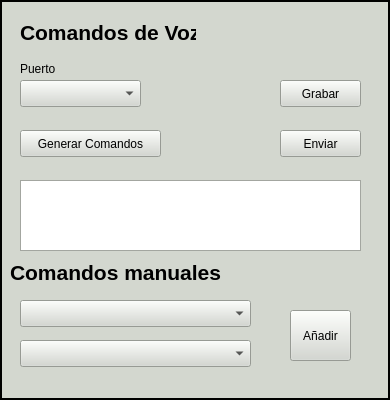
     <widget class="QFrame" name="Frame_Cent">
      <property name="sizePolicy">
       <sizepolicy hsizetype="Fixed" vsizetype="Fixed">
        <horstretch>0</horstretch>
        <verstretch>0</verstretch>
       </sizepolicy>
      </property>
      <property name="minimumSize">
       <size>
        <width>390</width>
        <height>400</height>
       </size>
      </property>
      <property name="palette">
       <palette>
        <active>
         <colorrole role="WindowText">
          <brush brushstyle="SolidPattern">
           <color alpha="255">
            <red>0</red>
            <green>0</green>
            <blue>0</blue>
           </color>
          </brush>
         </colorrole>
         <colorrole role="Button">
          <brush brushstyle="SolidPattern">
           <color alpha="255">
            <red>211</red>
            <green>215</green>
            <blue>207</blue>
           </color>
          </brush>
         </colorrole>
         <colorrole role="Light">
          <brush brushstyle="SolidPattern">
           <color alpha="255">
            <red>255</red>
            <green>255</green>
            <blue>255</blue>
           </color>
          </brush>
         </colorrole>
         <colorrole role="Midlight">
          <brush brushstyle="SolidPattern">
           <color alpha="255">
            <red>233</red>
            <green>235</green>
            <blue>231</blue>
           </color>
          </brush>
         </colorrole>
         <colorrole role="Dark">
          <brush brushstyle="SolidPattern">
           <color alpha="255">
            <red>105</red>
            <green>107</green>
            <blue>103</blue>
           </color>
          </brush>
         </colorrole>
         <colorrole role="Mid">
          <brush brushstyle="SolidPattern">
           <color alpha="255">
            <red>141</red>
            <green>143</green>
            <blue>138</blue>
           </color>
          </brush>
         </colorrole>
         <colorrole role="Text">
          <brush brushstyle="SolidPattern">
           <color alpha="255">
            <red>0</red>
            <green>0</green>
            <blue>0</blue>
           </color>
          </brush>
         </colorrole>
         <colorrole role="BrightText">
          <brush brushstyle="SolidPattern">
           <color alpha="255">
            <red>255</red>
            <green>255</green>
            <blue>255</blue>
           </color>
          </brush>
         </colorrole>
         <colorrole role="ButtonText">
          <brush brushstyle="SolidPattern">
           <color alpha="255">
            <red>0</red>
            <green>0</green>
            <blue>0</blue>
           </color>
          </brush>
         </colorrole>
         <colorrole role="Base">
          <brush brushstyle="SolidPattern">
           <color alpha="255">
            <red>255</red>
            <green>255</green>
            <blue>255</blue>
           </color>
          </brush>
         </colorrole>
         <colorrole role="Window">
          <brush brushstyle="SolidPattern">
           <color alpha="255">
            <red>211</red>
            <green>215</green>
            <blue>207</blue>
           </color>
          </brush>
         </colorrole>
         <colorrole role="Shadow">
          <brush brushstyle="SolidPattern">
           <color alpha="255">
            <red>0</red>
            <green>0</green>
            <blue>0</blue>
           </color>
          </brush>
         </colorrole>
         <colorrole role="AlternateBase">
          <brush brushstyle="SolidPattern">
           <color alpha="255">
            <red>233</red>
            <green>235</green>
            <blue>231</blue>
           </color>
          </brush>
         </colorrole>
         <colorrole role="ToolTipBase">
          <brush brushstyle="SolidPattern">
           <color alpha="255">
            <red>255</red>
            <green>255</green>
            <blue>220</blue>
           </color>
          </brush>
         </colorrole>
         <colorrole role="ToolTipText">
          <brush brushstyle="SolidPattern">
           <color alpha="255">
            <red>0</red>
            <green>0</green>
            <blue>0</blue>
           </color>
          </brush>
         </colorrole>
         <colorrole role="PlaceholderText">
          <brush brushstyle="SolidPattern">
           <color alpha="128">
            <red>0</red>
            <green>0</green>
            <blue>0</blue>
           </color>
          </brush>
         </colorrole>
        </active>
        <inactive>
         <colorrole role="WindowText">
          <brush brushstyle="SolidPattern">
           <color alpha="255">
            <red>0</red>
            <green>0</green>
            <blue>0</blue>
           </color>
          </brush>
         </colorrole>
         <colorrole role="Button">
          <brush brushstyle="SolidPattern">
           <color alpha="255">
            <red>211</red>
            <green>215</green>
            <blue>207</blue>
           </color>
          </brush>
         </colorrole>
         <colorrole role="Light">
          <brush brushstyle="SolidPattern">
           <color alpha="255">
            <red>255</red>
            <green>255</green>
            <blue>255</blue>
           </color>
          </brush>
         </colorrole>
         <colorrole role="Midlight">
          <brush brushstyle="SolidPattern">
           <color alpha="255">
            <red>233</red>
            <green>235</green>
            <blue>231</blue>
           </color>
          </brush>
         </colorrole>
         <colorrole role="Dark">
          <brush brushstyle="SolidPattern">
           <color alpha="255">
            <red>105</red>
            <green>107</green>
            <blue>103</blue>
           </color>
          </brush>
         </colorrole>
         <colorrole role="Mid">
          <brush brushstyle="SolidPattern">
           <color alpha="255">
            <red>141</red>
            <green>143</green>
            <blue>138</blue>
           </color>
          </brush>
         </colorrole>
         <colorrole role="Text">
          <brush brushstyle="SolidPattern">
           <color alpha="255">
            <red>0</red>
            <green>0</green>
            <blue>0</blue>
           </color>
          </brush>
         </colorrole>
         <colorrole role="BrightText">
          <brush brushstyle="SolidPattern">
           <color alpha="255">
            <red>255</red>
            <green>255</green>
            <blue>255</blue>
           </color>
          </brush>
         </colorrole>
         <colorrole role="ButtonText">
          <brush brushstyle="SolidPattern">
           <color alpha="255">
            <red>0</red>
            <green>0</green>
            <blue>0</blue>
           </color>
          </brush>
         </colorrole>
         <colorrole role="Base">
          <brush brushstyle="SolidPattern">
           <color alpha="255">
            <red>255</red>
            <green>255</green>
            <blue>255</blue>
           </color>
          </brush>
         </colorrole>
         <colorrole role="Window">
          <brush brushstyle="SolidPattern">
           <color alpha="255">
            <red>211</red>
            <green>215</green>
            <blue>207</blue>
           </color>
          </brush>
         </colorrole>
         <colorrole role="Shadow">
          <brush brushstyle="SolidPattern">
           <color alpha="255">
            <red>0</red>
            <green>0</green>
            <blue>0</blue>
           </color>
          </brush>
         </colorrole>
         <colorrole role="AlternateBase">
          <brush brushstyle="SolidPattern">
           <color alpha="255">
            <red>233</red>
            <green>235</green>
            <blue>231</blue>
           </color>
          </brush>
         </colorrole>
         <colorrole role="ToolTipBase">
          <brush brushstyle="SolidPattern">
           <color alpha="255">
            <red>255</red>
            <green>255</green>
            <blue>220</blue>
           </color>
          </brush>
         </colorrole>
         <colorrole role="ToolTipText">
          <brush brushstyle="SolidPattern">
           <color alpha="255">
            <red>0</red>
            <green>0</green>
            <blue>0</blue>
           </color>
          </brush>
         </colorrole>
         <colorrole role="PlaceholderText">
          <brush brushstyle="SolidPattern">
           <color alpha="128">
            <red>0</red>
            <green>0</green>
            <blue>0</blue>
           </color>
          </brush>
         </colorrole>
        </inactive>
        <disabled>
         <colorrole role="WindowText">
          <brush brushstyle="SolidPattern">
           <color alpha="255">
            <red>105</red>
            <green>107</green>
            <blue>103</blue>
           </color>
          </brush>
         </colorrole>
         <colorrole role="Button">
          <brush brushstyle="SolidPattern">
           <color alpha="255">
            <red>211</red>
            <green>215</green>
            <blue>207</blue>
           </color>
          </brush>
         </colorrole>
         <colorrole role="Light">
          <brush brushstyle="SolidPattern">
           <color alpha="255">
            <red>255</red>
            <green>255</green>
            <blue>255</blue>
           </color>
          </brush>
         </colorrole>
         <colorrole role="Midlight">
          <brush brushstyle="SolidPattern">
           <color alpha="255">
            <red>233</red>
            <green>235</green>
            <blue>231</blue>
           </color>
          </brush>
         </colorrole>
         <colorrole role="Dark">
          <brush brushstyle="SolidPattern">
           <color alpha="255">
            <red>105</red>
            <green>107</green>
            <blue>103</blue>
           </color>
          </brush>
         </colorrole>
         <colorrole role="Mid">
          <brush brushstyle="SolidPattern">
           <color alpha="255">
            <red>141</red>
            <green>143</green>
            <blue>138</blue>
           </color>
          </brush>
         </colorrole>
         <colorrole role="Text">
          <brush brushstyle="SolidPattern">
           <color alpha="255">
            <red>105</red>
            <green>107</green>
            <blue>103</blue>
           </color>
          </brush>
         </colorrole>
         <colorrole role="BrightText">
          <brush brushstyle="SolidPattern">
           <color alpha="255">
            <red>255</red>
            <green>255</green>
            <blue>255</blue>
           </color>
          </brush>
         </colorrole>
         <colorrole role="ButtonText">
          <brush brushstyle="SolidPattern">
           <color alpha="255">
            <red>105</red>
            <green>107</green>
            <blue>103</blue>
           </color>
          </brush>
         </colorrole>
         <colorrole role="Base">
          <brush brushstyle="SolidPattern">
           <color alpha="255">
            <red>211</red>
            <green>215</green>
            <blue>207</blue>
           </color>
          </brush>
         </colorrole>
         <colorrole role="Window">
          <brush brushstyle="SolidPattern">
           <color alpha="255">
            <red>211</red>
            <green>215</green>
            <blue>207</blue>
           </color>
          </brush>
         </colorrole>
         <colorrole role="Shadow">
          <brush brushstyle="SolidPattern">
           <color alpha="255">
            <red>0</red>
            <green>0</green>
            <blue>0</blue>
           </color>
          </brush>
         </colorrole>
         <colorrole role="AlternateBase">
          <brush brushstyle="SolidPattern">
           <color alpha="255">
            <red>211</red>
            <green>215</green>
            <blue>207</blue>
           </color>
          </brush>
         </colorrole>
         <colorrole role="ToolTipBase">
          <brush brushstyle="SolidPattern">
           <color alpha="255">
            <red>255</red>
            <green>255</green>
            <blue>220</blue>
           </color>
          </brush>
         </colorrole>
         <colorrole role="ToolTipText">
          <brush brushstyle="SolidPattern">
           <color alpha="255">
            <red>0</red>
            <green>0</green>
            <blue>0</blue>
           </color>
          </brush>
         </colorrole>
         <colorrole role="PlaceholderText">
          <brush brushstyle="SolidPattern">
           <color alpha="128">
            <red>0</red>
            <green>0</green>
            <blue>0</blue>
           </color>
          </brush>
         </colorrole>
        </disabled>
       </palette>
      </property>
      <property name="frameShape">
       <enum>QFrame::Panel</enum>
      </property>
      <property name="frameShadow">
       <enum>QFrame::Plain</enum>
      </property>
      <property name="lineWidth">
       <number>2</number>
      </property>
      <widget class="QPushButton" name="Anadir">
       <property name="geometry">
        <rect>
         <x>290</x>
         <y>310</y>
         <width>61</width>
         <height>51</height>
        </rect>
       </property>
       <property name="text">
        <string>Añadir</string>
       </property>
      </widget>
      <widget class="QComboBox" name="ListaInstrucciones">
       <property name="geometry">
        <rect>
         <x>20</x>
         <y>340</y>
         <width>231</width>
         <height>27</height>
        </rect>
       </property>
      </widget>
      <widget class="QComboBox" name="ListaMaquinas">
       <property name="geometry">
        <rect>
         <x>20</x>
         <y>300</y>
         <width>231</width>
         <height>27</height>
        </rect>
       </property>
      </widget>
      <widget class="QPushButton" name="Enviar">
       <property name="geometry">
        <rect>
         <x>280</x>
         <y>130</y>
         <width>81</width>
         <height>27</height>
        </rect>
       </property>
       <property name="text">
        <string>Enviar</string>
       </property>
      </widget>
      <widget class="QComboBox" name="PuertoCOM">
       <property name="geometry">
        <rect>
         <x>20</x>
         <y>80</y>
         <width>121</width>
         <height>27</height>
        </rect>
       </property>
      </widget>
      <widget class="QPushButton" name="GenerarComandos">
       <property name="geometry">
        <rect>
         <x>20</x>
         <y>130</y>
         <width>141</width>
         <height>27</height>
        </rect>
       </property>
       <property name="text">
        <string>Generar Comandos</string>
       </property>
      </widget>
      <widget class="QPushButton" name="Grabar">
       <property name="geometry">
        <rect>
         <x>280</x>
         <y>80</y>
         <width>81</width>
         <height>27</height>
        </rect>
       </property>
       <property name="text">
        <string>Grabar</string>
       </property>
      </widget>
      <widget class="QLabel" name="label_6">
       <property name="geometry">
        <rect>
         <x>20</x>
         <y>20</y>
         <width>176</width>
         <height>24</height>
        </rect>
       </property>
       <property name="text">
        <string>&lt;html&gt;&lt;head/&gt;&lt;body&gt;&lt;p align=&quot;justify&quot;&gt;&lt;span style=&quot; font-size:16pt; font-weight:600;&quot;&gt;Comandos de Voz&lt;/span&gt;&lt;/p&gt;&lt;/body&gt;&lt;/html&gt;</string>
       </property>
      </widget>
      <widget class="QLabel" name="label_7">
       <property name="geometry">
        <rect>
         <x>20</x>
         <y>60</y>
         <width>47</width>
         <height>17</height>
        </rect>
       </property>
       <property name="text">
        <string>Puerto</string>
       </property>
      </widget>
      <widget class="QLabel" name="label_5">
       <property name="geometry">
        <rect>
         <x>10</x>
         <y>260</y>
         <width>211</width>
         <height>24</height>
        </rect>
       </property>
       <property name="text">
        <string>&lt;html&gt;&lt;head/&gt;&lt;body&gt;&lt;p align=&quot;justify&quot;&gt;&lt;span style=&quot; font-size:16pt; font-weight:600;&quot;&gt;Comandos manuales&lt;/span&gt;&lt;/p&gt;&lt;/body&gt;&lt;/html&gt;</string>
       </property>
      </widget>
      <widget class="QListView" name="ListaComandos">
       <property name="geometry">
        <rect>
         <x>20</x>
         <y>180</y>
         <width>341</width>
         <height>71</height>
        </rect>
       </property>
      </widget>
     </widget>
